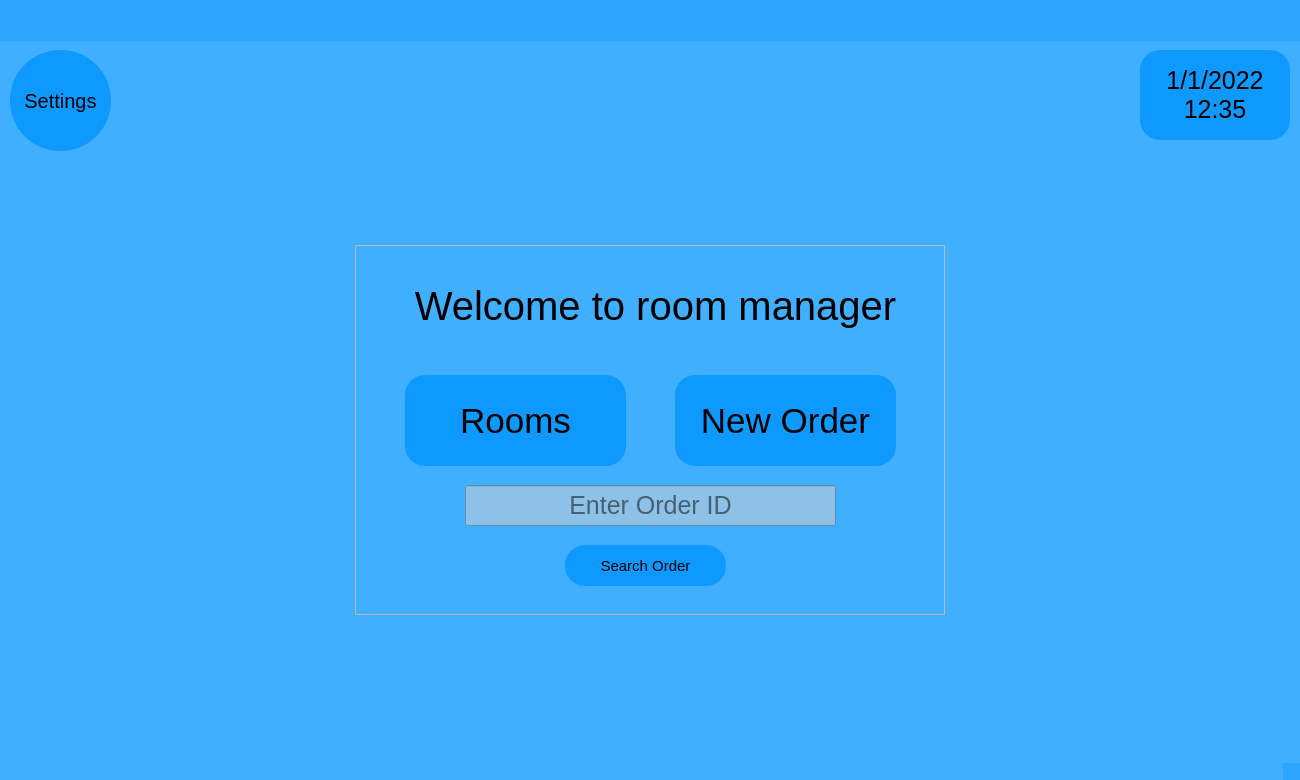
<?xml version="1.0" encoding="UTF-8"?>
<ui version="4.0">
 <class>MainWindow</class>
 <widget class="QMainWindow" name="MainWindow">
  <property name="geometry">
   <rect>
    <x>0</x>
    <y>0</y>
    <width>1300</width>
    <height>780</height>
   </rect>
  </property>
  <property name="windowTitle">
   <string>MainWindow</string>
  </property>
  <property name="layoutDirection">
   <enum>Qt::LeftToRight</enum>
  </property>
  <property name="styleSheet">
   <string notr="true">background-color: rgba(13, 153, 255,0.4);
font: 8pt &quot;Calibri&quot;;</string>
  </property>
  <widget class="QWidget" name="centralwidget">
   <widget class="QLabel" name="time_label">
    <property name="geometry">
     <rect>
      <x>1140</x>
      <y>50</y>
      <width>150</width>
      <height>90</height>
     </rect>
    </property>
    <property name="styleSheet">
     <string notr="true">background-color: rgb(13, 153, 255);
border-radius:20px;
font-size:25px;
</string>
    </property>
    <property name="text">
     <string>1/1/2022
12:35</string>
    </property>
    <property name="alignment">
     <set>Qt::AlignCenter</set>
    </property>
   </widget>
   <widget class="QPushButton" name="setting_button">
    <property name="geometry">
     <rect>
      <x>10</x>
      <y>50</y>
      <width>101</width>
      <height>101</height>
     </rect>
    </property>
    <property name="styleSheet">
     <string notr="true">background-color: rgb(13, 153, 255);
border-radius:50px;
font-size:20px;
</string>
    </property>
    <property name="text">
     <string>Settings</string>
    </property>
    <property name="autoDefault">
     <bool>false</bool>
    </property>
   </widget>
   <widget class="QFrame" name="center_frame">
    <property name="geometry">
     <rect>
      <x>355</x>
      <y>245</y>
      <width>590</width>
      <height>370</height>
     </rect>
    </property>
    <property name="styleSheet">
     <string notr="true">background-color: none;</string>
    </property>
    <property name="frameShape">
     <enum>QFrame::StyledPanel</enum>
    </property>
    <property name="frameShadow">
     <enum>QFrame::Raised</enum>
    </property>
    <widget class="QPushButton" name="search_order_button">
     <property name="geometry">
      <rect>
       <x>210</x>
       <y>300</y>
       <width>161</width>
       <height>41</height>
      </rect>
     </property>
     <property name="styleSheet">
      <string notr="true">background-color: rgb(13, 153, 255);
border-radius:20px;
font-size:15px;
</string>
     </property>
     <property name="text">
      <string>Search Order</string>
     </property>
    </widget>
    <widget class="QLineEdit" name="search_order_line_edit">
     <property name="geometry">
      <rect>
       <x>110</x>
       <y>240</y>
       <width>371</width>
       <height>41</height>
      </rect>
     </property>
     <property name="styleSheet">
      <string notr="true">font-size:25px;
background-color: rgb(141, 193, 231);</string>
     </property>
     <property name="maxLength">
      <number>8</number>
     </property>
     <property name="alignment">
      <set>Qt::AlignCenter</set>
     </property>
     <property name="placeholderText">
      <string>Enter Order ID</string>
     </property>
    </widget>
    <widget class="QPushButton" name="rooms_button">
     <property name="geometry">
      <rect>
       <x>50</x>
       <y>130</y>
       <width>221</width>
       <height>91</height>
      </rect>
     </property>
     <property name="styleSheet">
      <string notr="true">background-color: rgb(13, 153, 255);
border-radius:20px;
font-size:35px;
</string>
     </property>
     <property name="text">
      <string>Rooms</string>
     </property>
    </widget>
    <widget class="QPushButton" name="new_order_button">
     <property name="geometry">
      <rect>
       <x>320</x>
       <y>130</y>
       <width>221</width>
       <height>91</height>
      </rect>
     </property>
     <property name="styleSheet">
      <string notr="true">background-color: rgb(13, 153, 255);
border-radius:20px;
font-size:35px;
</string>
     </property>
     <property name="text">
      <string>New Order</string>
     </property>
    </widget>
    <widget class="QLabel" name="title_label">
     <property name="geometry">
      <rect>
       <x>50</x>
       <y>20</y>
       <width>501</width>
       <height>81</height>
      </rect>
     </property>
     <property name="styleSheet">
      <string notr="true">font-size:40px;
</string>
     </property>
     <property name="text">
      <string>Welcome to room manager</string>
     </property>
     <property name="alignment">
      <set>Qt::AlignCenter</set>
     </property>
    </widget>
   </widget>
   <widget class="QWidget" name="verticalLayoutWidget">
    <property name="geometry">
     <rect>
      <x>0</x>
      <y>0</y>
      <width>1301</width>
      <height>41</height>
     </rect>
    </property>
    <layout class="QVBoxLayout" name="top_widget">
     <property name="spacing">
      <number>0</number>
     </property>
     <property name="sizeConstraint">
      <enum>QLayout::SetMinimumSize</enum>
     </property>
     <property name="leftMargin">
      <number>0</number>
     </property>
     <property name="topMargin">
      <number>0</number>
     </property>
     <property name="rightMargin">
      <number>0</number>
     </property>
    </layout>
   </widget>
  </widget>
  <widget class="QStatusBar" name="statusbar"/>
  <action name="actiondfg">
   <property name="text">
    <string>dfg</string>
   </property>
  </action>
 </widget>
 <resources/>
 <connections/>
</ui>
